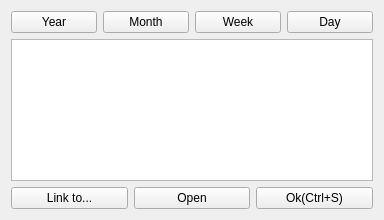
<?xml version="1.0" encoding="UTF-8"?>
<ui version="4.0">
 <class>EditNoteDialogue</class>
 <widget class="QWidget" name="EditNoteDialogue">
  <property name="geometry">
   <rect>
    <x>0</x>
    <y>0</y>
    <width>384</width>
    <height>220</height>
   </rect>
  </property>
  <property name="windowTitle">
   <string>New note</string>
  </property>
  <layout class="QVBoxLayout" name="verticalLayout">
   <item>
    <layout class="QHBoxLayout" name="horizontalLayout_2">
     <property name="bottomMargin">
      <number>0</number>
     </property>
     <item>
      <widget class="QPushButton" name="yearButton">
       <property name="text">
        <string>Year</string>
       </property>
      </widget>
     </item>
     <item>
      <widget class="QPushButton" name="monthButton">
       <property name="text">
        <string>Month</string>
       </property>
      </widget>
     </item>
     <item>
      <widget class="QPushButton" name="weekButton">
       <property name="text">
        <string>Week</string>
       </property>
      </widget>
     </item>
     <item>
      <widget class="QPushButton" name="dayButton">
       <property name="text">
        <string>Day</string>
       </property>
       <property name="shortcut">
        <string>Ctrl+D</string>
       </property>
      </widget>
     </item>
    </layout>
   </item>
   <item>
    <widget class="QTextEdit" name="textEdit">
     <property name="html">
      <string>&lt;!DOCTYPE HTML PUBLIC &quot;-//W3C//DTD HTML 4.0//EN&quot; &quot;http://www.w3.org/TR/REC-html40/strict.dtd&quot;&gt;
&lt;html&gt;&lt;head&gt;&lt;meta name=&quot;qrichtext&quot; content=&quot;1&quot; /&gt;&lt;style type=&quot;text/css&quot;&gt;
p, li { white-space: pre-wrap; }
&lt;/style&gt;&lt;/head&gt;&lt;body style=&quot; font-family:'Cantarell'; font-size:10pt; font-weight:400; font-style:normal;&quot;&gt;
&lt;p style=&quot;-qt-paragraph-type:empty; margin-top:0px; margin-bottom:0px; margin-left:0px; margin-right:0px; -qt-block-indent:0; text-indent:0px; font-family:'Ubuntu'; font-size:11pt;&quot;&gt;&lt;br /&gt;&lt;/p&gt;&lt;/body&gt;&lt;/html&gt;</string>
     </property>
     <property name="acceptRichText">
      <bool>false</bool>
     </property>
    </widget>
   </item>
   <item>
    <layout class="QHBoxLayout" name="horizontalLayout">
     <item>
      <widget class="QPushButton" name="makeLinkButton">
       <property name="text">
        <string>Link to...</string>
       </property>
       <property name="shortcut">
        <string>Ctrl+L</string>
       </property>
      </widget>
     </item>
     <item>
      <widget class="QPushButton" name="openButton">
       <property name="text">
        <string>Open</string>
       </property>
      </widget>
     </item>
     <item>
      <widget class="QPushButton" name="okButton">
       <property name="text">
        <string>Ok(Ctrl+S)</string>
       </property>
       <property name="shortcut">
        <string>Ctrl+S</string>
       </property>
      </widget>
     </item>
    </layout>
   </item>
  </layout>
  <action name="actionEscape">
   <property name="text">
    <string>escape</string>
   </property>
   <property name="shortcut">
    <string>Esc</string>
   </property>
  </action>
 </widget>
 <resources/>
 <connections/>
 <slots>
  <slot>input_done()</slot>
  <slot>make_link()</slot>
 </slots>
</ui>
